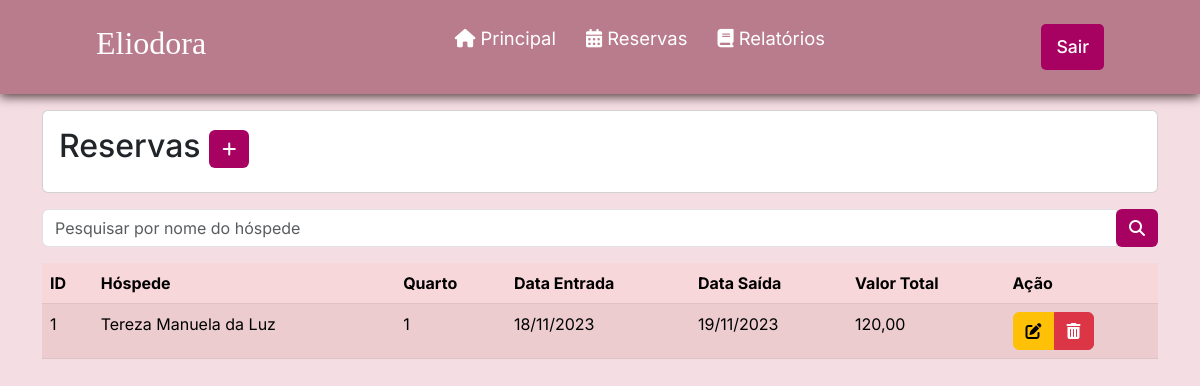
The app's page /listarReserva.php (signed in), older data.
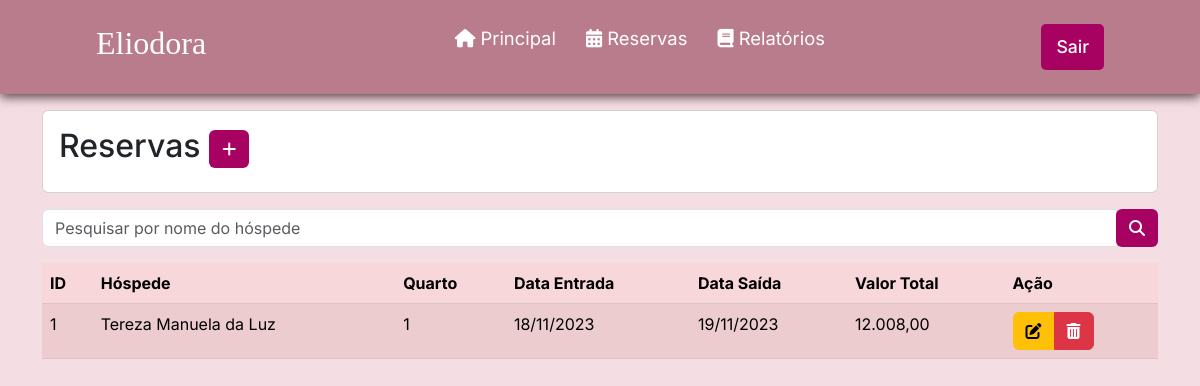
The same page, newer data.
### tables this page shows
CREATE TABLE `reserva` (
  `id` int(11) NOT NULL,
  `status` int(11) NOT NULL DEFAULT 1,
  `dataEntrada` date NOT NULL,
  `dataSaida` date NOT NULL,
  `valorTotalReserva` double(11,2) NOT NULL,
  `quantHospede` int(1) NOT NULL,
  `observacao` varchar(200) NOT NULL,
  `id_hospede` int(11) DEFAULT NULL,
  `id_quarto` int(11) DEFAULT NULL,
  `id_funcionario` int(11) DEFAULT NULL,
  `datacadastro` datetime NOT NULL DEFAULT current_timestamp()
);

CREATE TABLE `hospede` (
  `id` int(11) NOT NULL,
  `nome` varchar(100) NOT NULL,
  `cpf` varchar(15) NOT NULL,
  `dataNascimento` date NOT NULL,
  `genero` varchar(1) NOT NULL,
  `estado` varchar(100) NOT NULL,
  `cidade` varchar(100) NOT NULL,
  `bairro` varchar(100) NOT NULL,
  `endereco` varchar(100) NOT NULL,
  `numeroEndereco` int(11) NOT NULL,
  `cep` varchar(15) NOT NULL,
  `email` varchar(45) NOT NULL,
  `telefone` varchar(20) NOT NULL,
  `contatoEmergencia` varchar(20) NOT NULL
);

CREATE TABLE `quarto` (
  `id` int(11) NOT NULL,
  `status` varchar(3) NOT NULL,
  `numero` int(11) NOT NULL,
  `tipo` varchar(8) NOT NULL,
  `capacidade` int(45) NOT NULL,
  `valorDiaria` double(11,2) NOT NULL
);

### listarReserva.php (the view, shortened to what this page needs)
<?php
require_once("conexao.php");
$V_WHERE = " ";
$sql = "select reserva.*, hospede.nome as hospede_nome, quarto.numero as quarto_numero
 from reserva
 left join hospede on hospede.id = reserva.id_hospede
 left join quarto on quarto.id = reserva.id_quarto
 WHERE 1 = 1 " . $V_WHERE;
$resultado = mysqli_query($conexao, $sql);
?>
<?php require_once("cabecalho.php"); ?>
<div class="container">
  <div class="card mt-3 mb-3">
    <div class="card-body">
      <h2 class="card-title">Reservas
        <a href="cadastrarReserva.php" class="btn btn-sn" style="background-color: #a70162; color: #fff;"><i
            class="fa-solid fa-plus"></i>
        </a>
      </h2>
    </div>
  </div>
  <form method="post">
    <div class="input-group mb-3">
      <input type="text" name="hospede_nome" id="id_hospede" class="form-control"
        placeholder="Pesquisar por nome do hóspede" aria-label="Recipient's username" aria-describedby="basic-addon2">
      <div class="input-group-append">
        <button name="pesquisar" class="btn" style="background-color: #a70162; color: #fff;" type="submit"><i
            class="fa-solid fa-magnifying-glass"></i> </button>
  </form>
</div>
<div class="table-responsive">
  <table class="table table-danger table-striped">
    <thead>
      <tr>
        <th scope="col">ID</th>
        <th scope="col">Hóspede</th>
        <th scope="col">Quarto</th>
        <th scope="col">Data Entrada</th>
        <th scope="col">Data Saída</th>
        <th scope="col">Valor Total</th>
        <th scope="col">Ação</th>
      </tr>
    </thead>
    <tbody>
      <?php while ($linha = mysqli_fetch_array($resultado)) { ?>
        <tr>
          <td>
            <?= $linha['id'] ?>
          <td>
            <?= $linha['hospede_nome'] ?>
          </td>
          <td>
            <?= $linha['quarto_numero'] ?>
          </td>
          <td>
            <?= date('d/m/Y', strtotime($linha['dataEntrada'])) ?>
          </td>
          <td>
            <?php
            if (isset($linha['dataSaida'])) {
              echo date('d/m/Y', strtotime($linha['dataSaida']));
            }
            ?>
          </td>
          <td>
            <?= number_format($linha['valorTotalReserva'], 2, ',', '.') ?>
          </td>
          <td>
            <div class="btn-group">
              <a href="alterarReserva.php?id=<?= $linha['id'] ?>" class="btn btn-warning">
                <i class="fa-solid fa-pen-to-square"></i>
              </a>
              <a href="listarReserva.php?id=<?= $linha['id'] ?>" class="btn btn-danger"
                onclick="return confirm('Confirma exclusão')">
                <i class="fa-solid fa-trash-can"></i>
              </a>
            </div>
          </td>
        </tr>
      <?php } ?>
    </tbody>
  </table>
</div>
</body>
</html>

Row changes from the older to the newer data that the page shows:
changed reserva "Tereza Manuela da Luz": valorTotalReserva "120,00" → "12.008,00"
